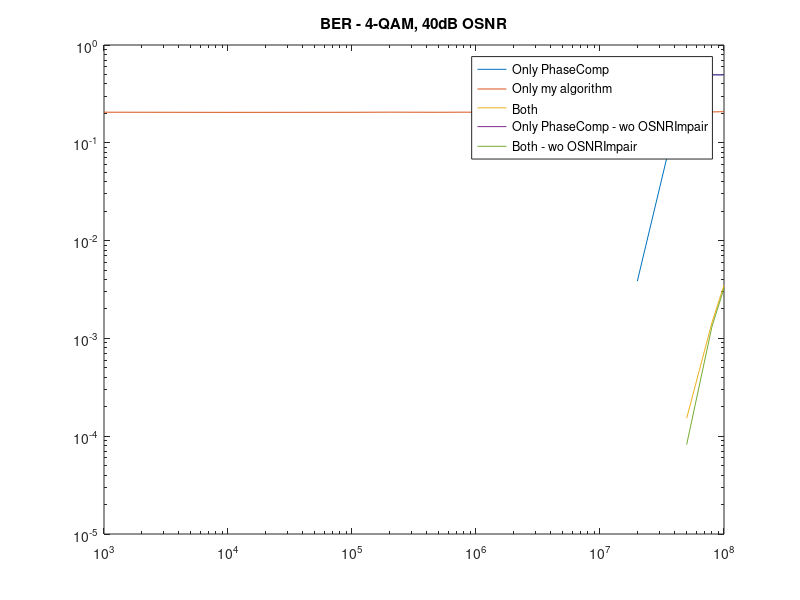
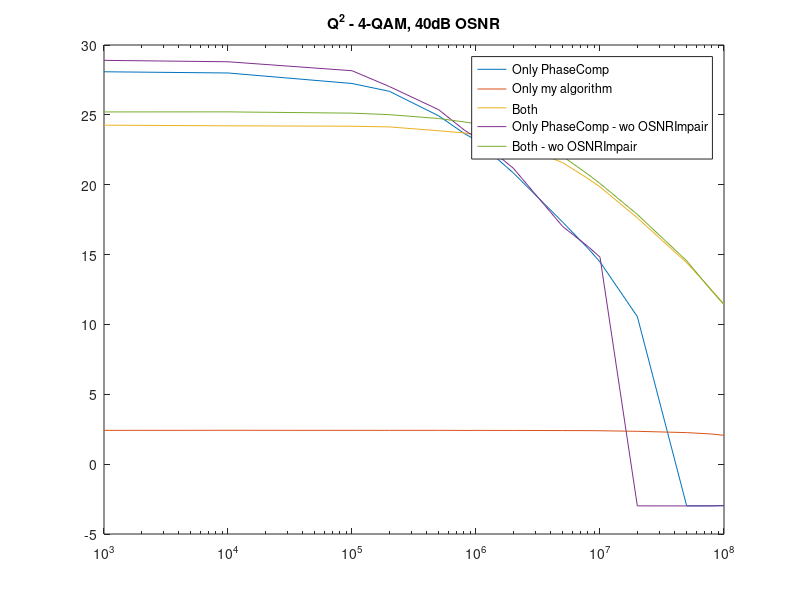
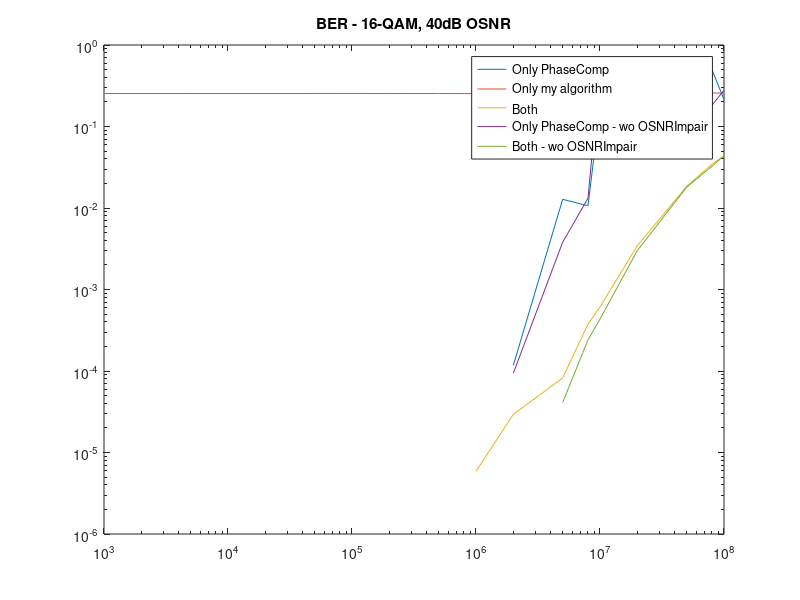
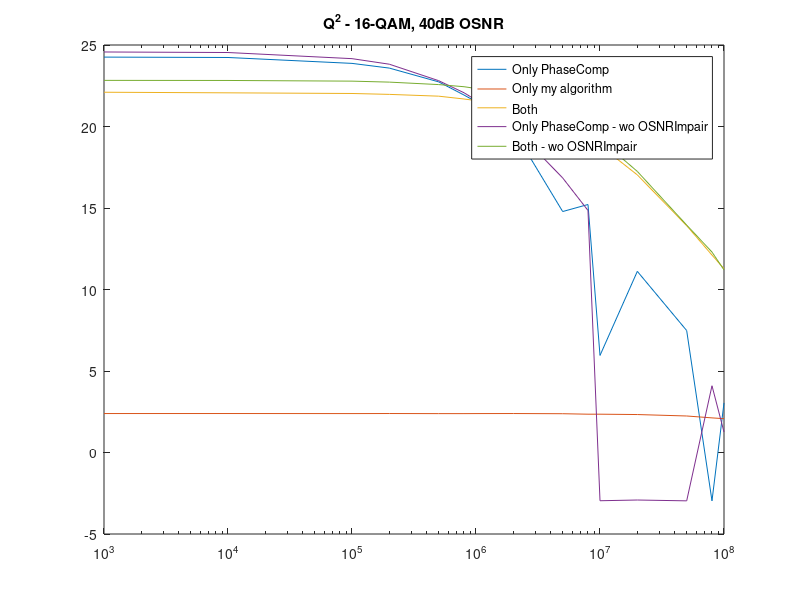

Recreate these plots in MATLAB, in order.
% linewidth comparing with & without my phase comp
close all; clear all; clc;

Laser = [1e3, 1e4, 1e5, 2e5, 5e5, 8e5, 1e6, 2e6, 5e6, 8e6, 1e7, 2e7, 5e7, 8e7, 1e8];

%% 4-QAM
BERwo = [0, 0, 0, 0, 0, 0, 0, 0, 0, 0, 0, 0.003851, 0.49748, 0.49563, 0.49565];
Qwo = [28.0845, 27.9975, 27.245, 26.6873, 24.9296, 23.679, 23.1953, 20.843, 17.3233, 15.4446, 14.4774, 10.5628, -2.9852, -2.987, -2.9672];

BERw = [0.20558, 0.20486, 0.20517, 0.20581, 0.20529, 0.20577, 0.20549, 0.20441, 0.20515, 0.20524, 0.20565, 0.20562, 0.20587, 0.20681, 0.20801];
Qw = [2.4175, 2.4243, 2.4195, 2.4188, 2.4213, 2.4128, 2.4151, 2.4125, 2.4044, 2.3986, 2.3912, 2.3503, 2.2566, 2.156, 2.0618];

BERboth = [0.00015263, 0.0014559, 0.0034988];
Qboth = [24.2639, 24.2148, 24.1867, 24.1379, 23.8623, 23.7044, 23.5841, 22.9936, 21.5793, 20.4413, 19.842, 17.6293, 14.4173, 12.4406, 11.4519];

% 4-QAM no OSNRImpair
BERwoO = [0, 0, 0, 0, 0, 0, 0, 0, 0, 0.00012915, 0, 0.49704, 0.49834, 0.49547, 0.4954];
QwoO = [28.9015, 28.8004, 28.1598, 27.0298, 25.3691, 23.9292, 23.366, 21.1806, 17.0114, 15.5804, 14.8154, -2.9854, -2.9914, -2.9858, -2.9767];

BERbothO = [0, 0, 0, 0, 0, 0, 0, 0, 0, 0, 0, 0, 8.2187e-05, 0.0013267, 0.0032522];
QbothO = [25.2101, 25.2136, 25.1227, 25.0152, 24.7387, 24.4961, 24.3653, 23.4855, 22.0324, 20.7436, 20.0893, 17.8713, 14.5592, 12.3784, 11.418];

figure(1)
loglog(Laser, BERwo, Laser, BERw, Laser(end-2:end), BERboth, Laser, BERwoO, Laser, BERbothO)
title('BER - 4-QAM, 40dB OSNR')
legend('Only PhaseComp', 'Only my algorithm', 'Both', 'Only PhaseComp - wo OSNRImpair', 'Both - wo OSNRImpair')
legend('Location', 'best')

figure(2)
semilogx(Laser, Qwo, Laser, Qw, Laser, Qboth, Laser, QwoO, Laser, QbothO)
title('Q^2 - 4-QAM, 40dB OSNR')
legend('Only PhaseComp', 'Only my algorithm', 'Both', 'Only PhaseComp - wo OSNRImpair', 'Both - wo OSNRImpair')
legend('Location', 'best')

%% 16-QAM 
BERwo = [0, 0, 0, 0, 0, 0, 0, 0.00011741, 0.01278, 0.010643, 0.17362, 0.04839, 0.10688, 0.49736, 0.21444];
Qwo = [24.2579, 24.2341, 23.8724, 23.5835, 22.7381, 21.9311, 21.5254, 19.804, 14.7829, 15.2146, 5.9546, 11.1128, 7.4822, -2.9661, 3.0433];

BERw = [0.2539, 0.25369, 0.25423, 0.25372, 0.25387, 0.25341, 0.25345, 0.25332, 0.25368, 0.2539, 0.25413, 0.25449, 0.25483, 0.25776, 0.25736];
Qw = [2.3902, 2.3912, 2.3875, 2.3914, 2.3854, 2.3852, 2.388, 2.391, 2.3797, 2.3502, 2.3505, 2.329, 2.2404, 2.124, 2.0753];

BERboth = [0, 0, 0, 0, 1.7611e-05, 0, 5.8705e-06, 2.9352e-05, 8.2187e-05, 0.00037571, 0.00061053, 0.003446, 0.018398, 0.03443, 0.043706];
Qboth = [22.1024, 22.0659, 22.0258, 21.9706, 21.861, 21.6876, 21.5927, 21.2437, 20.1524, 19.2386, 18.8309, 17.0311, 13.9157, 12.1114, 11.2764];

% 16-QAM no OSNR Impair
BERwoO = [0, 0, 0, 0, 0, 0, 0, 9.3928e-05, 0.0038041, 0.013185, 0.49891, 0.48599, 0.4973, 0.18262, 0.27808];
QwoO = [24.5722, 24.539, 24.1627, 23.8219, 22.8107, 22.0716, 21.6216, 19.9644, 16.8457, 14.8499, -2.9593, -2.9148, -2.9655, 4.0952, 1.2582];

BERbothO = [0, 0, 0, 0, 0, 0, 0, 0, 4.1093e-05, 0.00024069, 0.00043442, 0.0030057, 0.018011, 0.032522, 0.043852];
QbothO = [22.8302, 22.8246, 22.7832, 22.7231, 22.5717, 22.4411, 22.3323, 21.8607, 20.7382, 19.8466, 19.2135, 17.2441, 13.9526, 12.2974, 11.2004];

figure(3)
loglog(Laser, BERwo, Laser, BERw, Laser, BERboth, Laser, BERwoO, Laser, BERbothO)
title('BER - 16-QAM, 40dB OSNR')
legend('Only PhaseComp', 'Only my algorithm', 'Both', 'Only PhaseComp - wo OSNRImpair', 'Both - wo OSNRImpair')
legend('Location', 'best')

figure(4)
semilogx(Laser, Qwo, Laser, Qw, Laser, Qboth, Laser, QwoO, Laser, QbothO)
title('Q^2 - 16-QAM, 40dB OSNR')
legend('Only PhaseComp', 'Only my algorithm', 'Both', 'Only PhaseComp - wo OSNRImpair', 'Both - wo OSNRImpair')
legend('Location', 'best')


%% 64-QAM 
BERwo = [0.00049312, 0.00048921, 0.00062227, 0.0010489, 0.0026143, 0.0040115, 0.0060348, 0.017498, 0.50015, 0.389, 0.49779, 0.49807, 0.49867, 0.49777, 0.49901];
Qwo = [23.1361, 23.1283, 22.9002, 22.544, 21.8144, 21.366, 20.8525, 19.037, -3.0024, 1.465, -2.9727, -2.9749, -2.9857, -3.0005, -2.9867];

BERw = [0.30844, 0.30819, 0.30854, 0.30809, 0.30784, 0.30868, 0.30819, 0.30819, 0.30822, 0.30809, 0.30833, 0.30991, 0.49815, 0.31415, 0.49695];
Qw = [2.3835, 2.3874, 2.3813, 2.3845, 2.3847, 2.3815, 2.3775, 2.3758, 2.3692, 2.3607, 2.3502, 2.3126, -2.9786, 2.1227, -2.9903];

BERboth = [0.0034714, 0.0033383, 0.0036162, 0.0037454, 0.0040389, 0.0046807, 0.004802, 0.0064223, 0.01171, 0.01695, 0.020641, 0.035689, 0.069988, 0.096225, 0.11071];
Qboth = [21.4713, 21.4841, 21.4391, 21.4067, 21.2906, 21.1429, 21.0989, 20.7229, 19.8184, 19.0245, 18.5451, 16.9087, 13.8657, 12.084, 11.1393];

% 64-QAM no OSNR Impair
BERwoO = [0.00024265, 0.00025439, 0.00040311, 0.0006301, 0.49994, 0.49758, 0.49799, 0.49237, 0.13578, 0.49701, 0.2627, 0.49846, 0.24879, 0.4967, 0.49821];
QwoO = [23.8103, 23.7768, 23.4523, 23.1751, -3.0029, -2.9941, -2.9758, -2.9845, 10.8424, -2.9496, 5.9256, -3.0102, 4.6818, -2.9673, -2.9994];

BERbothO = [0.0021838, 0.0021799, 0.002266, 0.0024578, 0.0026691, 0.0031583, 0.0032601, 0.0048099, 0.0094397, 0.015024, 0.017893, 0.034448, 0.069593, 0.093442, 0.10889];
QbothO = [22.2097, 22.2068, 22.167, 22.1146, 22.0155, 21.8172, 21.7851, 21.333, 20.3002, 19.4004, 18.9189, 16.9778, 13.9147, 12.1992, 11.2452];
    
figure(5)
loglog(Laser, BERwo, Laser, BERw, Laser, BERboth, Laser, BERwoO, Laser, BERbothO)
title('BER - 64-QAM, 40dB OSNR')
legend('Only PhaseComp', 'Only my algorithm', 'Both', 'Only PhaseComp - wo OSNRImpair', 'Both - wo OSNRImpair')
legend('Location', 'best')

figure(6)
semilogx(Laser, Qwo, Laser, Qw, Laser, Qboth, Laser, QwoO, Laser, QbothO)
title('Q^2 - 64-QAM, 40dB OSNR')
legend('Only PhaseComp', 'Only my algorithm', 'Both', 'Only PhaseComp - wo OSNRImpair', 'Both - wo OSNRImpair')
legend('Location', 'best')




